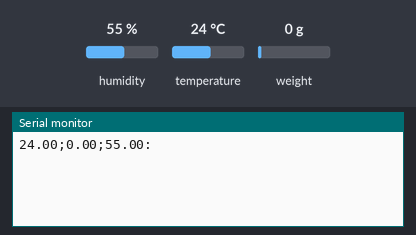
The sketch below on a simulated Arduino Uno, built with avr-gcc and run on an emulated ATmega328P. Shown: the last lines printed to the serial monitor. The inputs (shaded band) are chosen by the test bench; at power-on: humidity 55 %, weight on the scale 0 g, temperature 24 °C.

Above: at 2.2 s.
2.3 s: humidity set to 22 %
At 2.3 s:
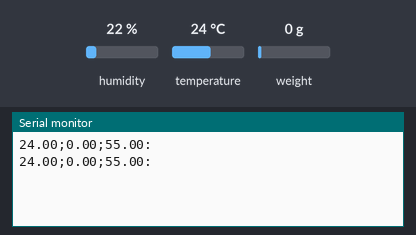
3.8 s: weight on the scale set to 100 g
At 4.8 s:
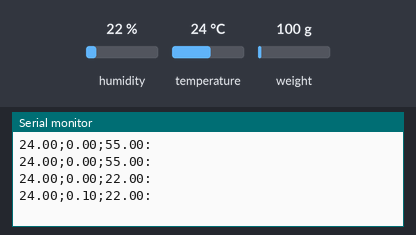
5.3 s: temperature set to 12 °C
At 6.5 s:
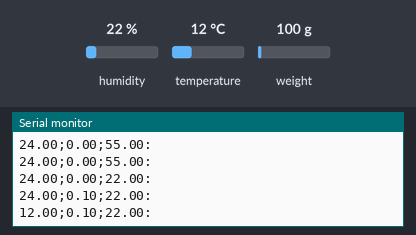
6.8 s: weight on the scale set to 1250 g
At 6.8 s:
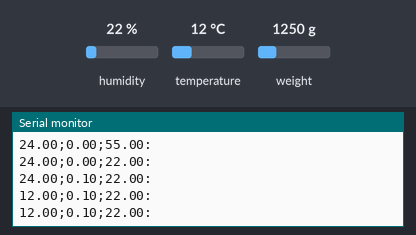
8.3 s: humidity set to 40 %
At 9.8 s:
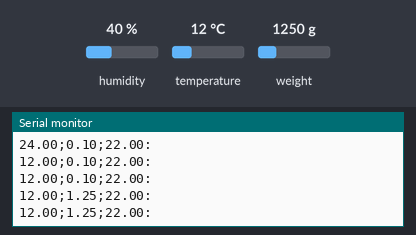
Timing chart, 0 to 10.8 s (numbered marks = the images above; inputs shaded):
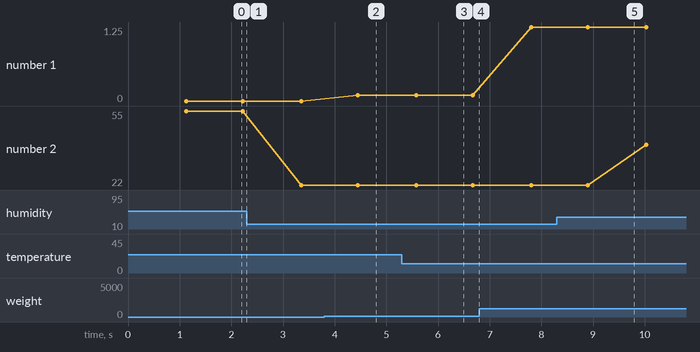

Measured:
- after the input at 3.8 s, the serial monitor: prints a new line after 0.65 s (image 2)
- after the input at 5.3 s, the serial monitor: prints a new line after 0.28 s (image 3)
- plotted number 1: 0 → 0.1 after the input at 3.8 s, 0.1 → 1.25 after the input at 6.8 s
- plotted number 2: 55 → 22 after the input at 2.3 s, 22 → 40 after the input at 8.3 s

The sketch:

smartHive_Arduino.ino
```cpp
#include <DHT.h>
//#include <SoftwareSerial.h>
#include "HX711.h" // Biblioteca HX711

#define DHTPIN A2     // pino que estamos conectado
#define DHTTYPE DHT11 // DHT 11

//-------------------- Peso -------------------------//
#define DOUT A0 // HX711 DATA OUT = pino A0 do Arduino
#define CLK A1 // HX711 SCK IN = pino A1 do Arduino

HX711 balanca(DOUT, CLK); // instancia Balança HX711
float calibration_factor = 21700; // fator de calibração aferido na Calibraçao
//--------------------------------------------------//

DHT dht(DHTPIN, DHTTYPE);
//DT SCK
int sensor = 0;
//const int LM35 = A1;
//SoftwareSerial ArduinoUno(3,2);

String valoresToSend;
String valorSend;

void setup() {
  // put your setup code here, to run once:
  //Serial.println("DHTxx test!");
  Serial.begin(115200);
  dht.begin();

  balanca.set_scale(calibration_factor); // ajusta fator de calibração
  balanca.tare(); // zera a Balança
}

void loop() {
  //Serial.print("Temperatura = ");
  //Serial.print(tempColmeia1);
  //Serial.println(" *C");

  float peso = balanca.get_units();

  float humidade = dht.readHumidity();
  float tempColmeia1 = dht.readTemperature();
  // testa se retorno é valido, caso contrário algo está errado.
  if (isnan(tempColmeia1) || isnan(humidade)) {
    Serial.println("Failed to read from DHT");
  }

  else {
    //Serial.print("Umidade: ");
    //Serial.print(" %t");
    //Serial.print("Temperatura: ");
    //Serial.print(tempColmeia2);
    //Serial.print(humidade);
    //Serial.println(" *C");
    sendSerialNode(tempColmeia1, peso, humidade);
    delay(1000);
  }
}

//float tempReadColmeia() {
//
//  sensor = analogRead(LM35);
//  //float millivolts = ( sensor / 1024.0) * 3000;
//  tempColmeia1 = (float(analogRead(LM35)) * 5 / (1023)) / 0.01;
//  delay(500);
//
//  return tempColmeia1;
//}

void sendSerialNode(float tempColmeia1, float pesoColmeia1, float humidade) {
  String temp1;
  String peso;
  String humid;

  //Var para auxiliar na conversão de "String" para "char"
  char copy[50];

  String valoresConcat;

//  if (Serial.available() > 0) {
//    char calibracao = (byte)Serial.read();
//    Serial.println(calibracao);
//  }

  if (!isnan(tempColmeia1) &&
      !isnan(humidade)) {

    temp1 = String(tempColmeia1);
    peso = String(pesoColmeia1);
    humid = String(humidade);

    valoresConcat = temp1 + ";" + peso + ";" + humid + ":";
    Serial.println(valoresConcat);
    //Serial.write("TESTA:");
    //delay(5000);
  } else {
    Serial.print("ERROR");
  }

}
```
